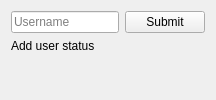
              <widget class="QWidget" name="tab_5">
               <attribute name="title">
                <string>Add User</string>
               </attribute>
               <layout class="QVBoxLayout" name="verticalLayout_26">
                <item>
                 <layout class="QHBoxLayout" name="horizontalLayout_15">
                  <item>
                   <widget class="QLineEdit" name="admin_username_input">
                    <property name="text">
                     <string/>
                    </property>
                    <property name="placeholderText">
                     <string>Username</string>
                    </property>
                   </widget>
                  </item>
                  <item>
                   <widget class="QPushButton" name="admin_username_submit_button">
                    <property name="text">
                     <string>Submit</string>
                    </property>
                   </widget>
                  </item>
                 </layout>
                </item>
                <item>
                 <widget class="QLabel" name="admin_add_user_status_label">
                  <property name="text">
                   <string>Add user status</string>
                  </property>
                 </widget>
                </item>
                <item>
                 <spacer name="verticalSpacer_13">
                  <property name="orientation">
                   <enum>Qt::Vertical</enum>
                  </property>
                  <property name="sizeHint" stdset="0">
                   <size>
                    <width>0</width>
                    <height>0</height>
                   </size>
                  </property>
                 </spacer>
                </item>
               </layout>
              </widget>
